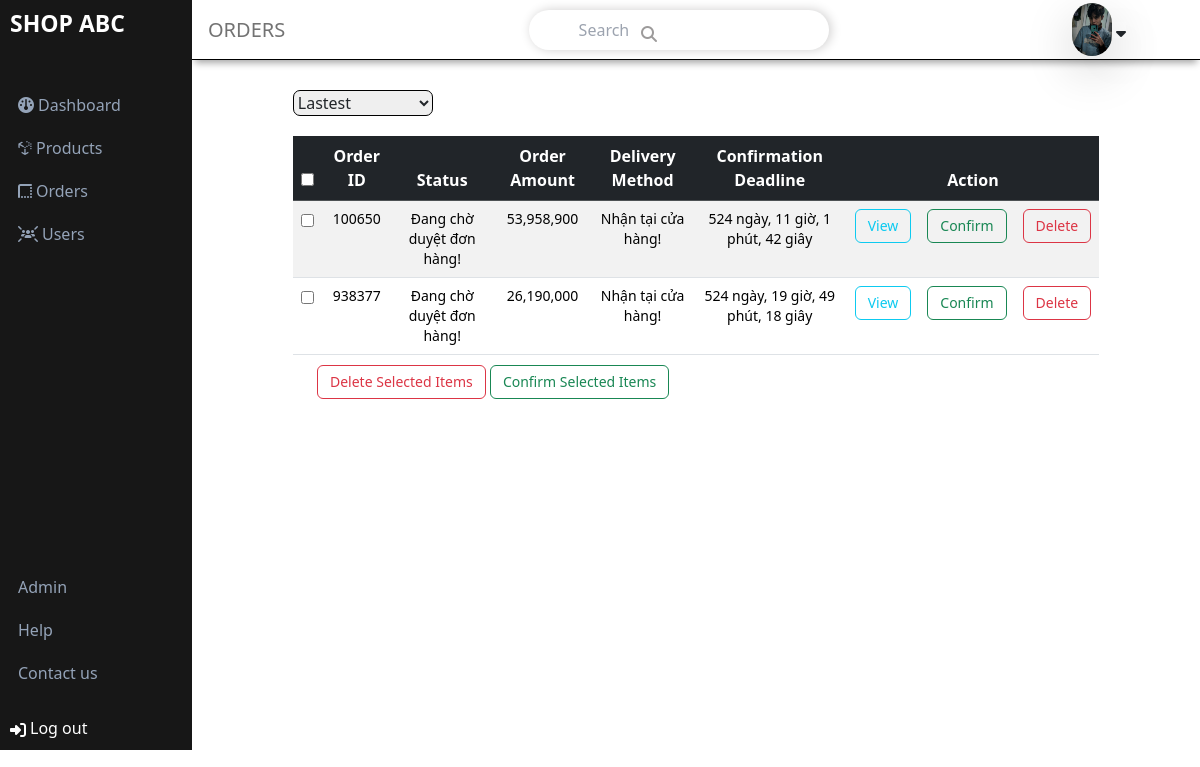
The app's page /admin/?action=orders (signed in) with its own data.
### tables this page shows
CREATE TABLE `users` (
  `id` int(11) NOT NULL,
  `avatar` varchar(500) NOT NULL,
  `fullName` varchar(50) DEFAULT NULL,
  `username` varchar(50) NOT NULL,
  `email` varchar(150) DEFAULT NULL,
  `password` varchar(500) NOT NULL,
  `phoneNumber` varchar(20) DEFAULT NULL,
  `address` varchar(32) DEFAULT NULL,
  `age` int(11) NOT NULL,
  `sex` int(11) NOT NULL,
  `roleId` int(11) DEFAULT NULL,
  `createAt` datetime DEFAULT NULL,
  `updateAt` datetime DEFAULT NULL,
  `logOutAt` datetime DEFAULT NULL,
  `status` int(11) DEFAULT NULL,
  `active` int(11) NOT NULL
);

CREATE TABLE `orders` (
  `id` int(11) NOT NULL,
  `orderCode` int(255) NOT NULL,
  `deliveryMethod` varchar(255) NOT NULL,
  `idUser` int(11) DEFAULT NULL,
  `fullName` varchar(50) DEFAULT NULL,
  `email` varchar(150) DEFAULT NULL,
  `phoneNumber` varchar(20) DEFAULT NULL,
  `city` varchar(255) NOT NULL,
  `district` varchar(255) NOT NULL,
  `addressdetail` varchar(255) NOT NULL,
  `address` varchar(200) DEFAULT NULL,
  `note` varchar(255) DEFAULT NULL,
  `orderDate` datetime DEFAULT NULL,
  `status` int(11) DEFAULT NULL,
  `totalMoney` int(11) DEFAULT NULL
);

CREATE TABLE `status` (
  `id` int(11) NOT NULL,
  `name` varchar(255) NOT NULL
);

CREATE TABLE `deliverymethod` (
  `id` int(11) NOT NULL,
  `name` varchar(255) NOT NULL
);

### database/dbhelper.php (called while the page is built, shortened)
<?php
    function select($sql, $isSingle = false){
        $data = null;
        $conn = mysqli_connect(HOST, USERNAME, PASSWORD, DATABASE);
        mysqli_set_charset($conn,'utf8');
        $resultset=mysqli_query($conn,$sql);
        if($resultset){
            if($isSingle){
                $data = mysqli_fetch_array($resultset,1);
            }else{
                $data = [];
                while(($row=mysqli_fetch_array($resultset,1)) != null ){
                    $data[]=$row;
                }
            }
        }
        return $data;
    }
?>

### admin/pages/orders/countdown.php (called while the page is built)
<?php
   function countdownToThreeDays($startDateTime) {
    $startDateTimeObj = new DateTime($startDateTime);
    $endDateTimeObj = clone $startDateTimeObj;
    $endDateTimeObj->add(new DateInterval('P3D'));
    $currentDateTimeObj = new DateTime('now');
    $interval = $currentDateTimeObj->diff($endDateTimeObj);
    return $interval->format('%a ngày, %h giờ, %i phút, %s giây');
}
?>

### admin/pages/orders/orders.php (the view, shortened to what this page needs)
<!DOCTYPE html>
<html lang="en">
<head>
    <link rel="stylesheet" href="styles/orders.css">
</head>
<body>
<div >
    <?php
      $sort = isset($_SESSION["sort"]) ? $_SESSION["sort"] : "id";
    ?>
      <div class="sortAdd flex justify-between">
        <form class="sort" method="post" action="">
          <select name="sort" id="selectSort">
            <option value="id" <?php if ($sort == "id") echo "selected"; ?>>Lastest</option>
          </select>
        </form>
              <?php include_once "viewOrder.php";?>
      </div>
      <div style ="overflow: auto; max-height: 750px ">
        <table
          class="table table-striped table-hover text-center"
          style="width: 80%;  margin: 20px auto 10px auto"
        >
          <thead class="table-dark" >
            <tr>
              <th class="bg-neutral-900 text-white">
                <input type="checkbox" name="comfirmOrder" id="selectAll"/>
                </th>
              <th class="bg-neutral-900 text-white">Order ID</th>
              <th class="bg-neutral-900 text-white">Status</th>
              <th class="bg-neutral-900 text-white">Order Amount</th>
              <th class="bg-neutral-900 text-white">Delivery Method</th>
              <th class="bg-neutral-900 text-white">Confirmation Deadline</th>
              <th class="bg-neutral-900 text-white" colspan="3">
                Action
              </th>
            </tr>
          </thead>
          <?php
            if($sort=="orderDate"){
              $ordersSql="
              SELECT
              orders.orderCode as orderCode, orders.status as status,
              orders.totalMoney as totalMoney, orders.deliveryMethod as deliveryMethod,
              orders.orderDate, status.name as status, orders.id as id
              FROM orders
              join status on orders.status=status.id
              join deliveryMethod on orders.deliveryMethod=deliverymethod.id
              ORDER BY orders.orderDate";
            }else{
              $ordersSql="
              SELECT orders.orderCode as orderCode, orders.status as statusId,
              orders.totalMoney as totalMoney, deliverymethod.name as deliveryMethod,
              orders.orderDate, status.name as status, orders.id as id
              FROM orders
              join status on orders.status=status.id
              join deliveryMethod on orders.deliveryMethod=deliverymethod.id
              ORDER BY orders.id DESC";
            }
            $orders = select($ordersSql,false);
          ?>
            <tbody>
              <form action="" method="post">
              <?php
                if(count($orders)>0){
                foreach ($orders as $order) {
              ?>
              <tr>
                <td>
                    <input type="checkbox" name="comfirmOrder[]" class="checkbox" value="<?php echo $order['orderCode']?>">
                </td>
                <td class="text-sm"><?php echo $order['orderCode'];?></td>
                <td class="text-sm"><?php echo $order['status'];?></td>
                <td class="text-sm"><?php echo number_format($order['totalMoney'],0,'.',',');?></td>
                <td class="text-sm"><?php echo $order['deliveryMethod'];?></td>
                <td class="text-sm" id="countdownTimer"><?php include_once "countdown.php"; echo ($order['statusId']!=1)?"Confirmed!":countdownToThreeDays($order['orderDate']);?></td>
                <td >
                  <button
                    type="submit"
                    class="btn btn-outline-info view text-sm"
                    data-bs-toggle="modal" data-bs-target="#viewOrder"
                  >
                    View
                  </button>
                </td>
                <td>
                  <button
                    type="submit"
                    class="btn btn-outline-success confirm text-sm"
                    name="confirm"
                    <?php echo ($order['statusId']!=1)?"hidden":"";?>
                  >
                    Confirm
                  </button>
                </td>
                <td>
                    <button
                      type="button"
                      class="btn btn-outline-danger delete text-sm"
                      name="delete"
                    >
                      Delete
                    </button>
                </td>
              </tr>
            <?php
                  }
                }else{
            ?>
            <?php
                }
            ?>
            </form>
            </tbody>
        </table>
        <div style="margin-left:125px;">
        <button class="btn btn-outline-danger text-sm">Delete Selected Items</button>
        <button class="btn btn-outline-success text-sm confirmSelectedItems">Confirm Selected Items</button>
        </div>
      </div>
    </div>
</body>
</html>

### admin/layouts/header.php (shortened to what this page needs)
<div class="header flex justify-between p-3">
      <?php
        $currentURL = "http://$_SERVER[HTTP_HOST]$_SERVER[REQUEST_URI]";
        if($currentURL=="http://localhost/shopABC/admin/?action=dashboard"){
          echo"<p>Welcome to shopABC</p>";
        }elseif($currentURL=="http://localhost/shopABC/admin/?action=products"){
          echo "<p>PRODUCTS</p>";
        }elseif($currentURL=="http://localhost/shopABC/admin/?action=orders"){
          echo "<p>ORDERS</p>";
        }elseif($currentURL=="http://localhost/shopABC/admin/?action=users"){
          echo "<p>USERS</p>";
        }elseif($currentURL=="http://localhost/shopABC/admin/?action=admin/profile"){
          echo "<p>ADMIN</p>";
        }elseif($currentURL=="http://localhost/shopABC/admin/?action=admin/change_password"){
          echo "<p>ADMIN</p>";
        }else {
          echo"<p>Welcome to shopABC</p>";
        }
      ?>
      <form action="" method="get" class="formFilter">
        <input
          placeholder="Search"
          class="inputSearch h-10"
          type="text"
        />
        <button type="submit" class="<?php
          if($currentURL=="http://localhost//admin/?action=dashboard"){
            echo"searchIcon";
          }elseif($currentURL=="http://localhost/shopABC/admin/?action=products"){
            echo"searchIcon3";
          }elseif($currentURL=="http://localhost/shopABC/admin/?action=orders"){
            echo"searchIcon1";
          }elseif($currentURL=="http://localhost/shopABC/admin/?action=users"){
            echo"searchIcon1";
          }elseif($currentURL=="http://localhost/shopABC/admin/?action=admin/profile"){
            echo"searchIcon1";
          }elseif($currentURL=="http://localhost/shopABC/admin/?action=admin/change_password"){
            echo"searchIcon1";
          }
          ?>">
          <i class="fa-solid fa-magnifying-glass"></i>
        </button>
      </form>
        <?php
          $id=$_SESSION['admin'];
          $sql="select * from users where id = '$id'";
          $admin=select($sql,true);
        ?>
        <form class="logoutForm float-right group w-28" action="" method="post">
        <div class="flex cursor-pointer relative inline">
            <img src="<?php echo $admin['avatar'];?>" width="40px" height="40px" alt="" class="rounded-full shadow-lg hover:shadow-xl">
            <i class="fa-solid fa-sort-down mx-0 my-auto pl-1 shadow-lg hover:shadow-xl"></i>
        </div>
    </form>
</div>

### admin/styles/index.css (style rules this page uses)
* { margin: 0; padding: 0; }
.header { grid-area: header; border-bottom: 1px solid black; position: -webkit-sticky; position: sticky; top: 0; background-color: white; }
.formFilter { position: relative; display: flex; width: 300px; }
.inputSearch { border-radius: 20px; text-indent: 50px; width: 100%; box-shadow: 2px 0px 11px 0px rgb(207, 206, 206); }
.searchIcon1 { position: absolute; left: 37.5%; top: 32.4%; color: rgb(157, 155, 155); }
.header > p { font-size: 20px; font-weight: 500; color: rgb(115, 115, 115); }
.header { grid-area: header; height: 60px; display: flex; align-items: center; justify-content: space-between; padding: 0 30px 0 30px; box-shadow: 0 6px 7px -3px rgba(0, 0, 0, 0.35); }

### admin/styles/orders.css (style rules this page uses)
.table { border-radius: 20px; overflow: auto; max-height: 750px; }
.sortAdd { width: 80%; margin: 0 auto; }
.sort select { border: 1px solid black; margin-top: 15px; border-radius: 7px; }

### records on screen
users: avatar (picture)
orders: orderCode "100650", status.name "Đang chờ duyệt đơn hàng!", totalMoney "53,958,900", deliverymethod.name "Nhận tại cửa hàng!", orderDate "524 ngày, 11 giờ, 1 phút, 42 giây"
orders: orderCode "938377", status.name "Đang chờ duyệt đơn hàng!", totalMoney "26,190,000", deliverymethod.name "Nhận tại cửa hàng!", orderDate "524 ngày, 19 giờ, 49 phút, 18 giây"
